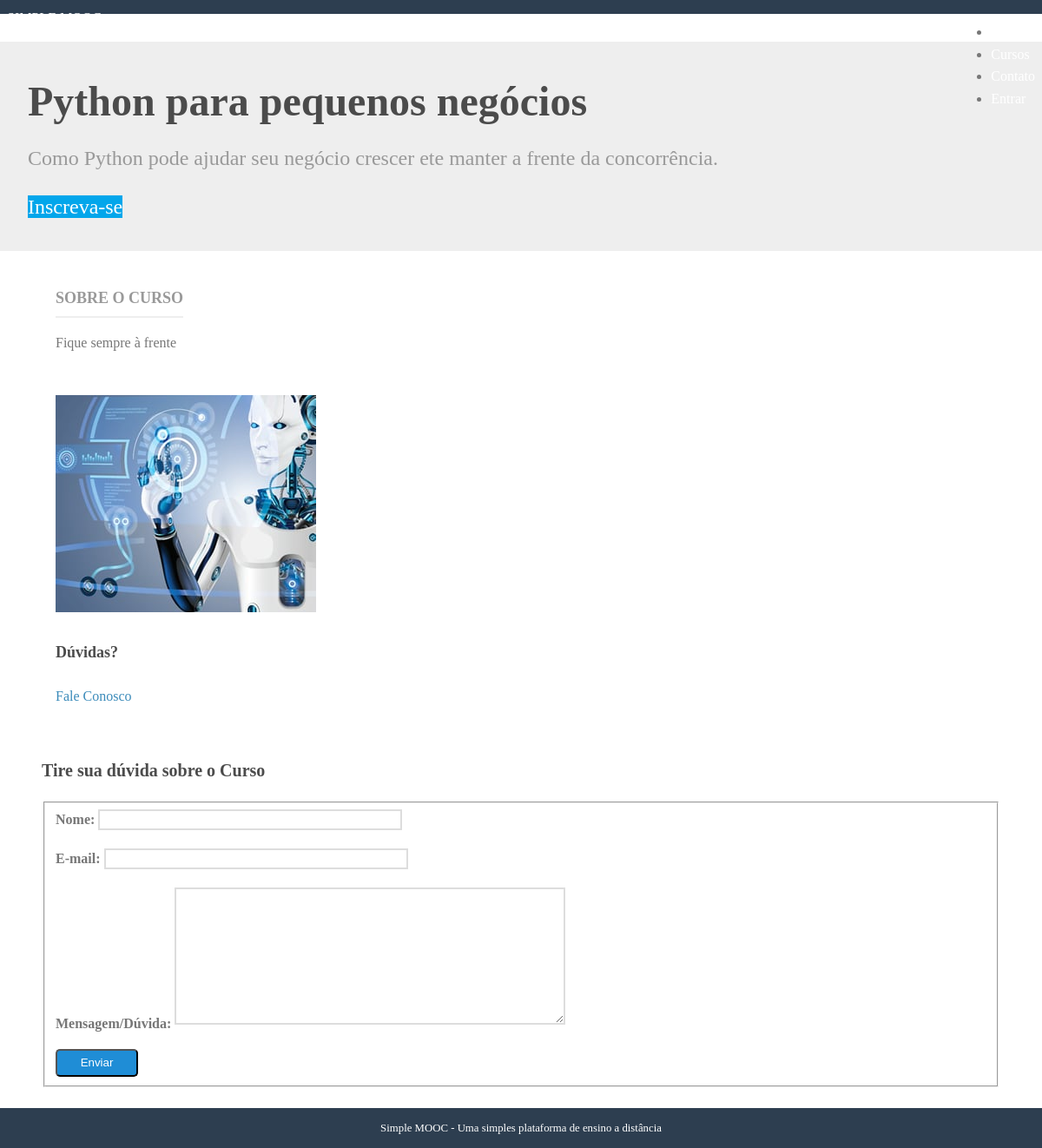
The app's page /cursos/python-para-pequenos-negocios/ with its own data.
### courses/models.py (models this page shows, shortened)
class Course(models.Model):
	name = models.CharField('Nome',max_length = 100)
	slug = models.SlugField('Atalho')
	description = models.TextField('Descrição Simples', blank = True) #blank = não é obrigatório, mas o TextField permite descrições longas
	about = models.TextField('Sobre o Curso', blank= True)
	start_date = models.DateField('Data de Início', null = True, blank = True) #null = no banco de dados esse campo temq ter algo msm que seja um campo vazio
	image = models.ImageField(upload_to='courses/images', verbose_name='Imagem', null = True, blank = True)  #não é um campo obrigatório
	created_at = models.DateTimeField('Criado em', auto_now_add=True) #auto now toda vez q criar um curso ele coloca automaticamente a data
	updated_at = models.DateTimeField('Atualizado em', auto_now_add=True) #assim que for refreshed a data entra sozinha
	objects = CourseManager() #agora o manager não será o padrão do django
	def __str__(self):
		return self.name
	class Meta: #interfere no django admin
		verbose_name = 'Curso'
		verbose_name_plural = 'Cursos' #ensinamos ao django que o plural de curso é curso
		ordering = ['name'] #comoo django organiza ascendente a lista

### courses/views.py (the view)
# urls.py: path('cursos/<slug:slug>/', views.details, name = 'details'),
def details(request, slug):
    course = get_object_or_404(Course, slug=slug)
    context= {}
    if request.method =='POST': #sefor um post farei algo com os dados
        form = ContactCourse(request.POST)
        if form.is_valid(): #chama a validação e verifica os dadosenvidos
            context['is_valid'] = True
            form.send_email(course) #chama a função q esta noform
            form = ContactCourse() #quero formulário limpo novamente
    else:
        form = ContactCourse()
    context['form'] = form
    context['course'] = course
    template_name = 'courses/details.html'
    return render(request,  template_name, context)

### courses/forms.py (shortened to what this page needs)
class ContactCourse(forms.Form):
    name = forms.CharField(label='Nome', max_length= 100)
    email = forms.EmailField(label = 'E-mail')
    message = forms.CharField(
        label = 'Mensagem/Dúvida',widget =forms.Textarea)

### courses/templates/courses/details.html (shortened to what this page needs)
{% extends "base.html" %}
{% load static %}
{% block content %}
<div class="splash">
    <div class="pure-g-r">
        <div class="pure-u-1">
            <div class="l-box splash-text">
                <h1 class="splash-head">
                    {{ course }}
                </h1>
                <h2 class="splash-subhead">
                    {{ course.description }}
                </h2>
                <p>
                    <a href="{% url 'courses:enrollment' course.slug %}" class="pure-button primary-button">Inscreva-se</a>
                </p>
            </div>
        </div>
    </div>
</div>
<div class="pure-g-r content-ribbon">
    <div class="pure-u-2-3">
        <div class="l-box">
            <h4 class="content-subhead">Sobre o Curso</h4>
            {{ course.about|linebreaks }}
        </div>
    </div>
    <div class="pure-u-1-3">
        <div class="l-box">
            {% if course.image %}
            <img src="{{ course.image.url }}" alt="" />
            {% else %}
            <img src="{% static 'img/course-image.png' %}" alt="" />
            {% endif %}
            <h4>Dúvidas?</h4>
            <p>
                <a href="#contato" title="" class="pure-button">Fale Conosco</a>
            </p>
        </div>
    </div>
</div>
<div class="pure-g-r content-ribbon" id="contato">
    <div class="pure-u-1">
        <h3>Tire sua dúvida sobre o Curso</h3>
        <form action="#contato" class="pure-form pure-form-aligned" method="post">
            <fieldset>
                {% for field in form %}
                <div class="pure-control-group">
                    {{ field.label_tag }}
                    {{ field }}
                </div>
                {% endfor %}
                <div class="pure-controls">
                    <button type="submit" class="pure-button pure-button-primary">Enviar</button>
                </div>
            </fieldset>
        </form>
    </div>
</div>
{% endblock %}

### core/static/css/styles.css (style rules this page uses)
* { -webkit-box-sizing: border-box; -moz-box-sizing: border-box; box-sizing: border-box; }
body { margin: 0 auto; line-height: 1.7em; }
a { color: #3b8bba; }
.l-box { padding: 1em; }
body .primary-button { background: #02a6eb; color: #fff; }
.splash { margin: 0 auto; padding: 1.5em 1em 0; background: #eee; }
.splash .splash-head { font-size: 300%; margin: 0em 0; line-height: 1.2em; }
.splash .splash-subhead { color: #999; font-weight: 300; line-height: 1.4em; }
.splash .primary-button { font-size: 150%; }
.content .content-subhead { color: #999; padding-bottom: 0.3em; text-transform: uppercase; margin: 0; border-bottom: 2px solid #eee; display: inline-block; }
.content .content-ribbon { margin: 1.5em 3em; }
.pure-form label { margin: 1em 0 0; font-weight: bold; font-size: 100%; }
.pure-form input[type], .pure-form textarea, .pure-form select { border: 2px solid #ddd; box-shadow: none; font-size: 100%; width: 100%; max-width: 350px; margin-bottom: 0.3em; }
.pure-form textarea { max-width: 450px; }
.pure-form .pure-control-group { margin-bottom: 1em; }
.pure-button-primary { background-color: #1f8dd6; color: white; padding: 0.5em 2em; border-radius: 5px; }
body { min-width: 320px; color: #777; line-height: 1.6; }
h1, h2, h3, h4, h5, h6 { font-weight: bold; color: rgb(75, 75, 75); }
h3 { font-size: 1.25em; }
h4 { font-size: 1.125em; }
a { color: #3b8bba; text-decoration: none; }

### records on screen
Course: name "Python para pequenos negócios", description "Como Python pode ajudar seu negócio crescer ete manter a frente da concorrência.", about "Fique sempre à frente", image (picture)

### other values on screen
{{ field.label_tag }} "Nome:" "E-mail:" "Mensagem/Dúvida:"
